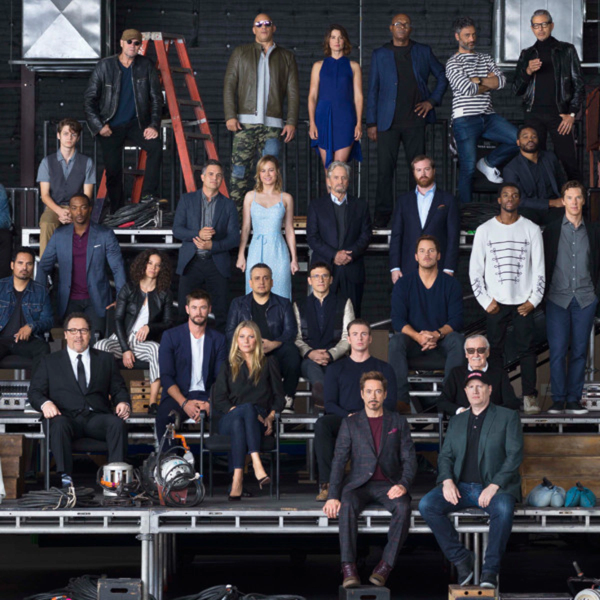
#> input picture Top 25 Computer Vision Project Ideas for 2022/Intermediate Computer Vision Projects/5. Human Counting with OpenCV/image1.jpg, 1200 x 1200 px (shown at 1/2 size)
$ python main.py --video image1.jpg --image image1.jpg
#> lines starting #> are read from the running program, lines starting #| are printed output that depends on the picture; after the words box and inside, x2 and y2 are one past the last pixel; in counts of white or black regions, pixels touching at a corner belong together
import cv2
import imutils
import numpy as np
import argparse

def detect(frame):
    bounding_box_cordinates, weights =  HOGCV.detectMultiScale(frame, winStride = (4, 4), padding = (8, 8), scale = 1.03)

    person = 1
    for x,y,w,h in bounding_box_cordinates:
        cv2.rectangle(frame, (x,y), (x+w,y+h), (0,255,0), 2)
        cv2.putText(frame, f'person {person}', (x,y), cv2.FONT_HERSHEY_SIMPLEX, 0.5, (0,0,255), 1)
        person += 1

    cv2.putText(frame, 'Status : Detecting ', (40,40), cv2.FONT_HERSHEY_DUPLEX, 0.8, (255,0,0), 2)
    cv2.putText(frame, f'Total Persons : {person-1}', (40,70), cv2.FONT_HERSHEY_DUPLEX, 0.8, (255,0,0), 2)
    cv2.imshow('output', frame)

    return frame

def detectByPathVideo(path, writer):

    video = cv2.VideoCapture(path)
    check, frame = video.read()
    if check == False:
        print('Video Not Found. Please Enter a Valid Path (Full path of Video Should be Provided).')
        return

    print('Detecting people...')
    while video.isOpened():
        #check is True if reading was successful
        check, frame =  video.read()

        if check:
            frame = imutils.resize(frame , width=min(800,frame.shape[1]))
            frame = detect(frame)

            if writer is not None:
                writer.write(frame)

            key = cv2.waitKey(1)
            if key== ord('q'):
                break
        else:
            break
    video.release()
    cv2.destroyAllWindows()

def detectByCamera(writer):
    video = cv2.VideoCapture(0)
    print('Detecting people...')

    while True:
        check, frame = video.read()

        frame = detect(frame)
        if writer is not None:
            writer.write(frame)

        key = cv2.waitKey(1)
        if key == ord('q'):
                break

    video.release()
    cv2.destroyAllWindows()

def detectByPathImage(path, output_path):
    image = cv2.imread(path)

    image = imutils.resize(image, width = min(800, image.shape[1]))

    result_image = detect(image)

    if output_path is not None:
        cv2.imwrite(output_path, result_image)

    cv2.waitKey(0)
    cv2.destroyAllWindows()
def humanDetector(args):
    image_path = args["image"]
    video_path = args['video']
    if str(args["camera"]) == 'true' : camera = True
    else : camera = False

    writer = None
    if args['output'] is not None and image_path is None:
        writer = cv2.VideoWriter(args['output'],cv2.VideoWriter_fourcc(*'MJPG'), 10, (600,600))

    if camera:
        print('[INFO] Opening Web Cam.')
        detectByCamera(ouput_path,writer)
    elif video_path is not None:
        print('[INFO] Opening Video from path.')
        detectByPathVideo(video_path, writer)
#> in detectByPathVideo, frame is the input picture: shape (1200, 1200, 3); mean B, G, R 65.8, 59.1, 60.1
#> in detectByPathVideo, `frame = imutils.resize(frame , width=min(800,frame.shape[1]))`:
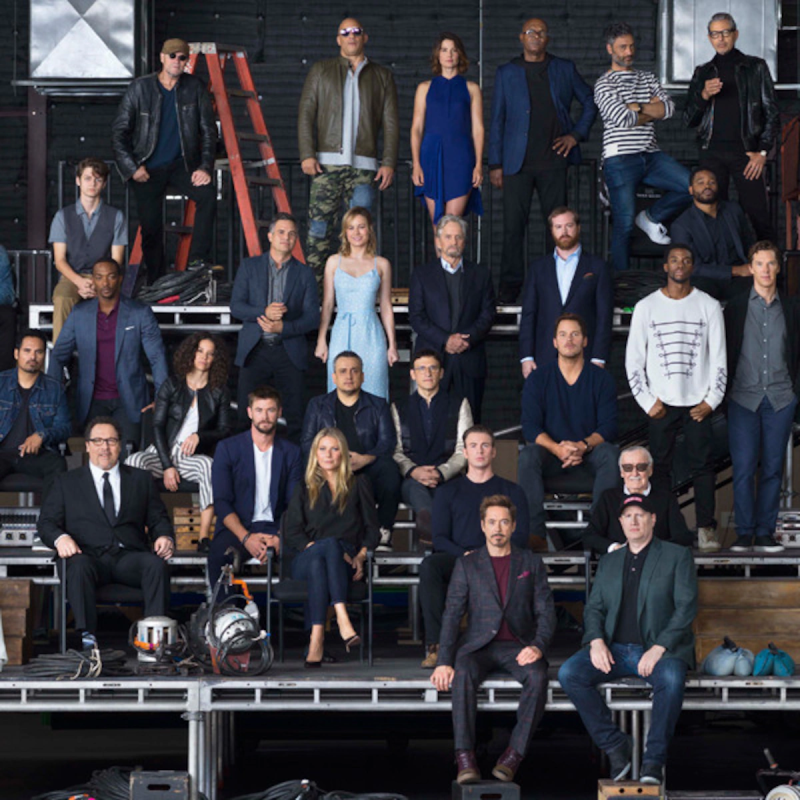
#> frame: shape (800, 800, 3); mean B, G, R 65.8, 59.1, 60.1
#> in detect, `bounding_box_cordinates, weights =  HOGCV.detectMultiScale(frame, winS..`: bounding_box_cordinates = 21 rows, first 6: [153, 42, 70, 139], [529, 180, 74, 148], [99, 306, 66, 132], [294, 401, 68, 136], [67, 387, 76, 152], [567, 410, 75, 149]; weights = 21 values, max 1.13 at index 14, min 0.0632 at index 2, mean 0.547
#> the loop in detect, `for x,y,w,h in bounding_box_cordinates:` made 21 passes
#> (x, y, w, h) on passes 1 to 12: (153, 42, 70, 139), (529, 180, 74, 148), (99, 306, 66, 132), (294, 401, 68, 136), (67, 387, 76, 152), (567, 410, 75, 149), (127, 504, 66, 132), (38, 520, 74, 147), (279, 525, 81, 162), (646, 179, 71, 142), (7, 507, 75, 150), (0, 317, 70, 160)
#> after the loop in detect, `for x,y,w,h in bounding_box_cordinates:`:
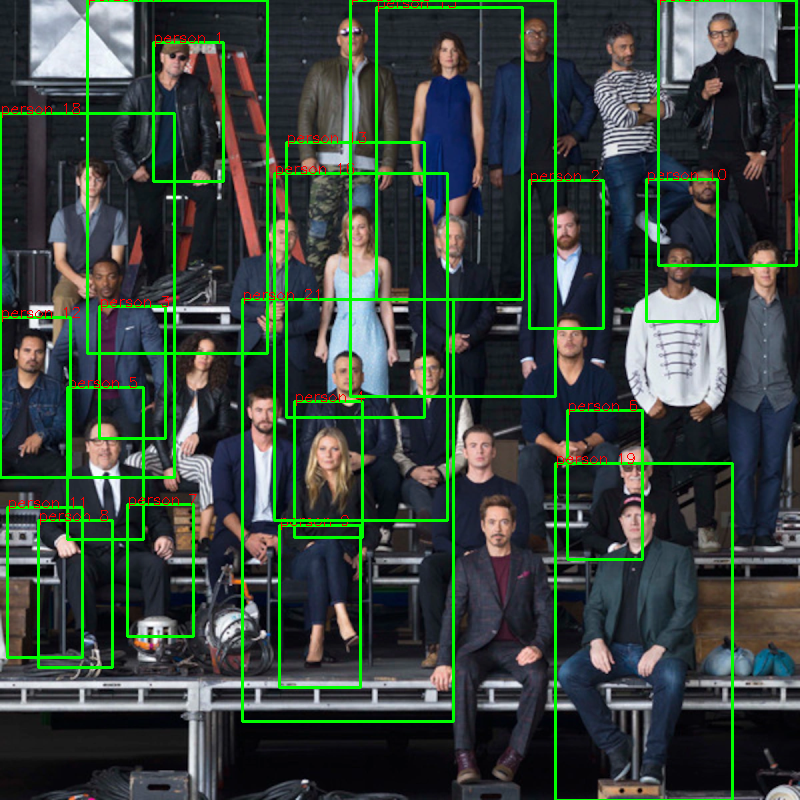
#> frame: shape (800, 800, 3); 6.62% of pixels changed, all inside (x1, y1, x2, y2) = (0, 0, 798, 800)
#> after the loop in detect, `for x,y,w,h in bounding_box_cordinates:`: person = 22
#> in detect, `cv2.putText(frame, f'Total Persons : {person-1}', (40,70), cv2.FONT_HE..`:
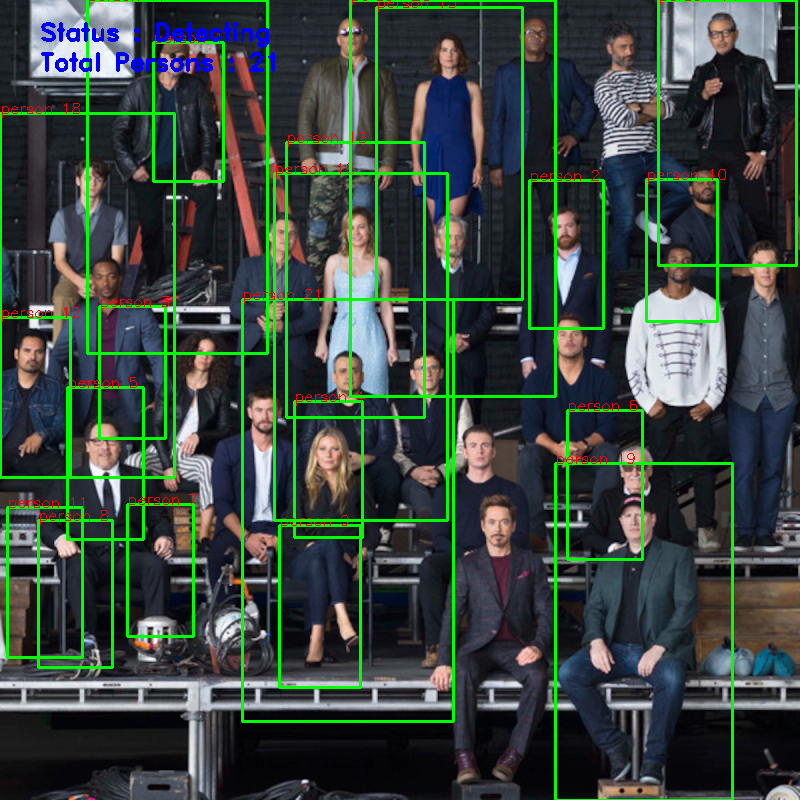
#> frame: shape (800, 800, 3); mean B, G, R 62.4, 70.5, 56.8
#> (key q is pressed here)
    elif image_path is not None:
        print('[INFO] Opening Image from path.')
        detectByPathImage(image_path, args['output'])

def argsParser():
    arg_parse = argparse.ArgumentParser()
    arg_parse.add_argument("-v", "--video", default=None, help="path to Video File ")
    arg_parse.add_argument("-i", "--image", default=None, help="path to Image File ")
    arg_parse.add_argument("-c", "--camera", default=False, help="Set true if you want to use the camera.")
    arg_parse.add_argument("-o", "--output", type=str, help="path to optional output video file")
    args = vars(arg_parse.parse_args())

    return args

if __name__ == "__main__":
    HOGCV = cv2.HOGDescriptor()
    HOGCV.setSVMDetector(cv2.HOGDescriptor_getDefaultPeopleDetector())

    args = argsParser()
    humanDetector(args)


# python main.py -v example_01.mp4


# Code Reference- https://data-flair.training/blogs/python-project-real-time-human-detection-counting/
